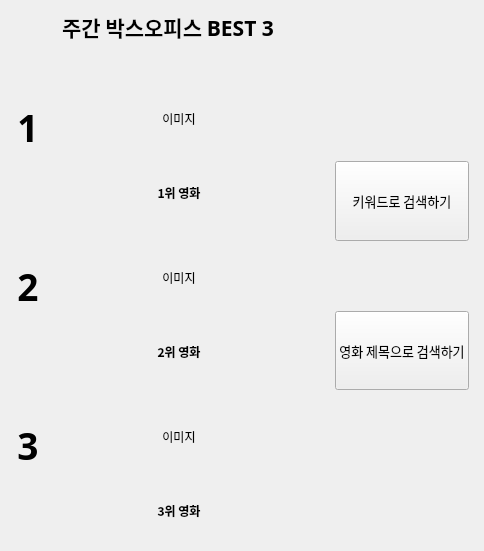
        <widget class="QWidget" name="page_1">
         <property name="styleSheet">
          <string notr="true"/>
         </property>
         <layout class="QHBoxLayout" name="horizontalLayout_14" stretch="1,1">
          <property name="leftMargin">
           <number>7</number>
          </property>
          <property name="rightMargin">
           <number>15</number>
          </property>
          <item>
           <layout class="QVBoxLayout" name="verticalLayout_10" stretch="5,8,8,8">
            <property name="spacing">
             <number>10</number>
            </property>
            <property name="leftMargin">
             <number>10</number>
            </property>
            <property name="topMargin">
             <number>0</number>
            </property>
            <property name="rightMargin">
             <number>10</number>
            </property>
            <property name="bottomMargin">
             <number>20</number>
            </property>
            <item>
             <widget class="QLabel" name="lbl_bestseller">
              <property name="font">
               <font>
                <family>G마켓 산스 TTF Bold</family>
                <pointsize>16</pointsize>
                <weight>75</weight>
                <bold>true</bold>
                <underline>false</underline>
               </font>
              </property>
              <property name="styleSheet">
               <string notr="true">border-image: url(:/background/under_yellow.png);
color: rgb(0, 0, 0);</string>
              </property>
              <property name="midLineWidth">
               <number>0</number>
              </property>
              <property name="text">
               <string>주간 박스오피스 BEST 3</string>
              </property>
              <property name="alignment">
               <set>Qt::AlignCenter</set>
              </property>
              <property name="margin">
               <number>30</number>
              </property>
             </widget>
            </item>
            <item>
             <layout class="QHBoxLayout" name="horizontalLayout" stretch="1,5">
              <property name="spacing">
               <number>0</number>
              </property>
              <item>
               <widget class="QLabel" name="lbl_first">
                <property name="font">
                 <font>
                  <family>G마켓 산스 TTF Bold</family>
                  <pointsize>28</pointsize>
                  <weight>75</weight>
                  <bold>true</bold>
                 </font>
                </property>
                <property name="styleSheet">
                 <string notr="true">border-image:none;</string>
                </property>
                <property name="text">
                 <string>1</string>
                </property>
                <property name="alignment">
                 <set>Qt::AlignCenter</set>
                </property>
               </widget>
              </item>
              <item>
               <layout class="QVBoxLayout" name="verticalLayout_3" stretch="4,1">
                <item>
                 <widget class="QLabel" name="lbl_first_image">
                  <property name="sizePolicy">
                   <sizepolicy hsizetype="Preferred" vsizetype="Preferred">
                    <horstretch>0</horstretch>
                    <verstretch>0</verstretch>
                   </sizepolicy>
                  </property>
                  <property name="minimumSize">
                   <size>
                    <width>280</width>
                    <height>131</height>
                   </size>
                  </property>
                  <property name="styleSheet">
                   <string notr="true">border-image:none;</string>
                  </property>
                  <property name="text">
                   <string>이미지</string>
                  </property>
                  <property name="alignment">
                   <set>Qt::AlignCenter</set>
                  </property>
                 </widget>
                </item>
                <item>
                 <widget class="QLabel" name="lbl_first_title">
                  <property name="font">
                   <font>
                    <family>Gmarket Sans TTF</family>
                    <weight>75</weight>
                    <bold>true</bold>
                   </font>
                  </property>
                  <property name="styleSheet">
                   <string notr="true">border-image:none;</string>
                  </property>
                  <property name="text">
                   <string>1위 영화</string>
                  </property>
                  <property name="alignment">
                   <set>Qt::AlignCenter</set>
                  </property>
                 </widget>
                </item>
               </layout>
              </item>
             </layout>
            </item>
            <item>
             <layout class="QHBoxLayout" name="horizontalLayout_3" stretch="1,5">
              <property name="spacing">
               <number>0</number>
              </property>
              <item>
               <widget class="QLabel" name="lbl_second">
                <property name="font">
                 <font>
                  <family>Gmarket Sans TTF</family>
                  <pointsize>28</pointsize>
                  <weight>75</weight>
                  <bold>true</bold>
                 </font>
                </property>
                <property name="styleSheet">
                 <string notr="true">border-image:none;</string>
                </property>
                <property name="text">
                 <string>2</string>
                </property>
                <property name="alignment">
                 <set>Qt::AlignCenter</set>
                </property>
               </widget>
              </item>
              <item>
               <layout class="QVBoxLayout" name="verticalLayout_5" stretch="4,1">
                <item>
                 <widget class="QLabel" name="lbl_second_image">
                  <property name="sizePolicy">
                   <sizepolicy hsizetype="Preferred" vsizetype="Preferred">
                    <horstretch>0</horstretch>
                    <verstretch>0</verstretch>
                   </sizepolicy>
                  </property>
                  <property name="minimumSize">
                   <size>
                    <width>280</width>
                    <height>131</height>
                   </size>
                  </property>
                  <property name="styleSheet">
                   <string notr="true">border-image:none;</string>
                  </property>
                  <property name="text">
                   <string>이미지</string>
                  </property>
                  <property name="alignment">
                   <set>Qt::AlignCenter</set>
                  </property>
                 </widget>
                </item>
                <item>
                 <widget class="QLabel" name="lbl_second_title">
                  <property name="font">
                   <font>
                    <family>Gmarket Sans TTF</family>
                    <weight>75</weight>
                    <bold>true</bold>
                   </font>
                  </property>
                  <property name="styleSheet">
                   <string notr="true">border-image:none;</string>
                  </property>
                  <property name="text">
                   <string>2위 영화</string>
                  </property>
                  <property name="alignment">
                   <set>Qt::AlignCenter</set>
                  </property>
                 </widget>
                </item>
               </layout>
              </item>
             </layout>
            </item>
            <item>
             <layout class="QHBoxLayout" name="horizontalLayout_4" stretch="1,5">
              <property name="spacing">
               <number>0</number>
              </property>
              <item>
               <widget class="QLabel" name="lbl_third">
                <property name="font">
                 <font>
                  <family>Gmarket Sans TTF</family>
                  <pointsize>28</pointsize>
                  <weight>75</weight>
                  <bold>true</bold>
                 </font>
                </property>
                <property name="styleSheet">
                 <string notr="true">border-image:none;</string>
                </property>
                <property name="text">
                 <string>3</string>
                </property>
                <property name="alignment">
                 <set>Qt::AlignCenter</set>
                </property>
               </widget>
              </item>
              <item>
               <layout class="QVBoxLayout" name="verticalLayout_9" stretch="4,1">
                <item>
                 <widget class="QLabel" name="lbl_third_image">
                  <property name="sizePolicy">
                   <sizepolicy hsizetype="Preferred" vsizetype="Preferred">
                    <horstretch>0</horstretch>
                    <verstretch>0</verstretch>
                   </sizepolicy>
                  </property>
                  <property name="minimumSize">
                   <size>
                    <width>280</width>
                    <height>131</height>
                   </size>
                  </property>
                  <property name="styleSheet">
                   <string notr="true">border-image:none;</string>
                  </property>
                  <property name="text">
                   <string>이미지</string>
                  </property>
                  <property name="alignment">
                   <set>Qt::AlignCenter</set>
                  </property>
                 </widget>
                </item>
                <item>
                 <widget class="QLabel" name="lbl_third_title">
                  <property name="font">
                   <font>
                    <family>Gmarket Sans TTF</family>
                    <weight>75</weight>
                    <bold>true</bold>
                   </font>
                  </property>
                  <property name="styleSheet">
                   <string notr="true">border-image:none;</string>
                  </property>
                  <property name="text">
                   <string>3위 영화</string>
                  </property>
                  <property name="alignment">
                   <set>Qt::AlignCenter</set>
                  </property>
                 </widget>
                </item>
               </layout>
              </item>
             </layout>
            </item>
           </layout>
          </item>
          <item>
           <layout class="QVBoxLayout" name="verticalLayout" stretch="0,0,0,0">
            <property name="spacing">
             <number>70</number>
            </property>
            <item>
             <widget class="QWidget" name="widget" native="true">
              <property name="styleSheet">
               <string notr="true">border-image:none</string>
              </property>
             </widget>
            </item>
            <item>
             <widget class="QPushButton" name="btn_find_keyword">
              <property name="sizePolicy">
               <sizepolicy hsizetype="Preferred" vsizetype="Preferred">
                <horstretch>0</horstretch>
                <verstretch>0</verstretch>
               </sizepolicy>
              </property>
              <property name="font">
               <font>
                <family>Gmarket Sans TTF</family>
                <pointsize>10</pointsize>
                <weight>50</weight>
                <bold>false</bold>
               </font>
              </property>
              <property name="styleSheet">
               <string notr="true">border-image: url(:/botton/masking_blue.png);</string>
              </property>
              <property name="text">
               <string>키워드로 검색하기</string>
              </property>
             </widget>
            </item>
            <item>
             <widget class="QPushButton" name="btn_find_name">
              <property name="sizePolicy">
               <sizepolicy hsizetype="Preferred" vsizetype="Preferred">
                <horstretch>0</horstretch>
                <verstretch>0</verstretch>
               </sizepolicy>
              </property>
              <property name="font">
               <font>
                <family>G마켓 산스 TTF Medium</family>
                <pointsize>10</pointsize>
               </font>
              </property>
              <property name="styleSheet">
               <string notr="true">border-image: url(:/botton/masking_green.png);</string>
              </property>
              <property name="text">
               <string>영화 제목으로 검색하기</string>
              </property>
             </widget>
            </item>
            <item>
             <widget class="QWidget" name="widget_2" native="true">
              <property name="styleSheet">
               <string notr="true">border-image:none</string>
              </property>
             </widget>
            </item>
           </layout>
          </item>
         </layout>
        </widget>
